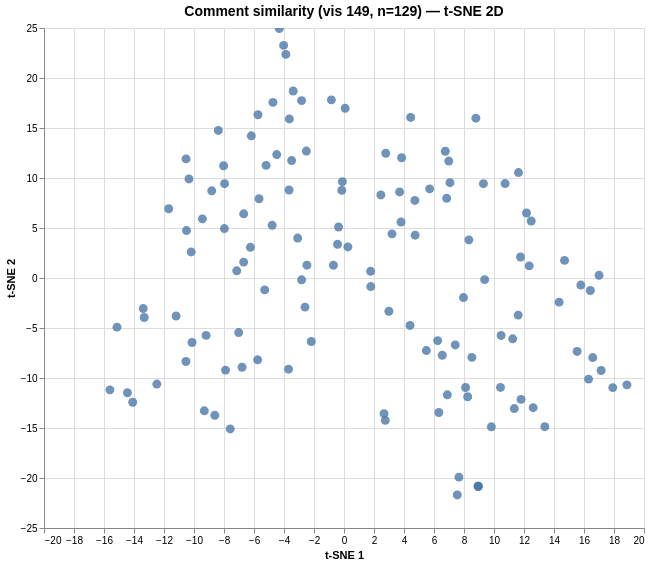

The Vega-Lite source for this figure:
### Vega specification from a JSON file in a GitHub repository (floating-point values rounded to 4 significant figures; data arrays with more than 128 entries replaced by an {"elided": "..."} marker saying what was removed)
{"$schema": "https://vega.github.io/schema/vega/v6.json", "data": [{"name": "param_1e9efca18e7a2868_store"}, {"name": "source_0", "values": {"elided": "129 records"}}, {"name": "source_0_x_domain_dim_1", "values": [{"min": -15.61, "max": 18.86}]}, {"name": "source_0_y_domain_dim_2", "values": [{"min": -21.7, "max": 24.95}]}], "signals": [{"name": "unit", "value": {}, "on": [{"events": "pointermove", "update": "isTuple(group()) ? group() : unit"}]}, {"name": "param_1e9efca18e7a2868", "update": "vlSelectionResolve(\"param_1e9efca18e7a2868_store\", \"union\")"}, {"name": "param_1e9efca18e7a2868_dim_1", "on": [{"events": [{"source": "view", "type": "dblclick"}], "update": "null"}, {"events": {"signal": "param_1e9efca18e7a2868_translate_delta"}, "update": "panLinear(param_1e9efca18e7a2868_translate_anchor.extent_x, -param_1e9efca18e7a2868_translate_delta.x / width)"}, {"events": {"signal": "param_1e9efca18e7a2868_zoom_delta"}, "update": "zoomLinear(domain(\"x\"), param_1e9efca18e7a2868_zoom_anchor.x, param_1e9efca18e7a2868_zoom_delta)"}]}, {"name": "param_1e9efca18e7a2868_dim_2", "on": [{"events": [{"source": "view", "type": "dblclick"}], "update": "null"}, {"events": {"signal": "param_1e9efca18e7a2868_translate_delta"}, "update": "panLinear(param_1e9efca18e7a2868_translate_anchor.extent_y, param_1e9efca18e7a2868_translate_delta.y / height)"}, {"events": {"signal": "param_1e9efca18e7a2868_zoom_delta"}, "update": "zoomLinear(domain(\"y\"), param_1e9efca18e7a2868_zoom_anchor.y, param_1e9efca18e7a2868_zoom_delta)"}]}, {"name": "param_1e9efca18e7a2868_tuple", "on": [{"events": [{"signal": "param_1e9efca18e7a2868_dim_1 || param_1e9efca18e7a2868_dim_2"}], "update": "param_1e9efca18e7a2868_dim_1 && param_1e9efca18e7a2868_dim_2 ? {unit: \"\", fields: param_1e9efca18e7a2868_tuple_fields, values: [param_1e9efca18e7a2868_dim_1,param_1e9efca18e7a2868_dim_2]} : null"}]}, {"name": "param_1e9efca18e7a2868_tuple_fields", "value": [{"field": "dim_1", "channel": "x", "type": "R"}, {"field": "dim_2", "channel": "y", "type": "R"}]}, {"name": "param_1e9efca18e7a2868_translate_anchor", "value": {}, "on": [{"events": [{"source": "scope", "type": "pointerdown"}], "update": "{x: x(unit), y: y(unit), extent_x: domain(\"x\"), extent_y: domain(\"y\")}"}]}, {"name": "param_1e9efca18e7a2868_translate_delta", "value": {}, "on": [{"events": [{"source": "window", "between": [{"source": "scope", "type": "pointerdown"}, {"source": "window", "type": "pointerup"}], "consume": true, "type": "pointermove"}], "update": "{x: param_1e9efca18e7a2868_translate_anchor.x - x(unit), y: param_1e9efca18e7a2868_translate_anchor.y - y(unit)}"}]}, {"name": "param_1e9efca18e7a2868_zoom_anchor", "on": [{"events": [{"source": "scope", "consume": true, "type": "wheel"}], "update": "{x: invert(\"x\", x(unit)), y: invert(\"y\", y(unit))}"}]}, {"name": "param_1e9efca18e7a2868_zoom_delta", "on": [{"events": [{"source": "scope", "consume": true, "type": "wheel"}], "update": "pow(1.001, event.deltaY * pow(16, event.deltaMode))", "force": true}]}, {"name": "param_1e9efca18e7a2868_modify", "on": [{"events": {"signal": "param_1e9efca18e7a2868_tuple"}, "update": "modify(\"param_1e9efca18e7a2868_store\", param_1e9efca18e7a2868_tuple, true)"}]}], "marks": [{"type": "symbol", "name": "marks", "from": {"data": "source_0"}, "encode": {"update": {"size": {"value": 80}, "opacity": {"value": 0.8}, "y": {"field": "dim_2", "scale": "y"}, "shape": {"value": "circle"}, "fill": {"value": "#4c78a8"}, "tooltip": {"signal": "{\"Comment #\": format(datum[\"index\"], \"\"), \"Comment\": isValid(datum[\"comment\"]) ? datum[\"comment\"] : \"\"+datum[\"comment\"]}"}, "x": {"field": "dim_1", "scale": "x"}}}, "style": ["circle"], "interactive": true, "clip": true}], "scales": [{"name": "x", "type": "linear", "domain": [{"signal": "(data(\"source_0_x_domain_dim_1\")[0] || {}).min"}, {"signal": "(data(\"source_0_x_domain_dim_1\")[0] || {}).max"}], "range": [0, {"signal": "width"}], "nice": true, "domainRaw": {"signal": "param_1e9efca18e7a2868[\"dim_1\"]"}, "zero": true}, {"name": "y", "type": "linear", "domain": [{"signal": "(data(\"source_0_y_domain_dim_2\")[0] || {}).min"}, {"signal": "(data(\"source_0_y_domain_dim_2\")[0] || {}).max"}], "range": [{"signal": "height"}, 0], "nice": true, "domainRaw": {"signal": "param_1e9efca18e7a2868[\"dim_2\"]"}, "zero": true}], "axes": [{"scale": "x", "grid": true, "labels": false, "zindex": 0, "orient": "bottom", "tickCount": {"signal": "ceil(width/40)"}, "aria": false, "minExtent": 0, "gridScale": "y", "domain": false, "ticks": false, "maxExtent": 0}, {"scale": "y", "gridScale": "x", "grid": true, "aria": false, "orient": "left", "tickCount": {"signal": "ceil(height/40)"}, "maxExtent": 0, "minExtent": 0, "domain": false, "ticks": false, "zindex": 0, "labels": false}, {"scale": "x", "orient": "bottom", "title": "t-SNE 1", "grid": false, "zindex": 0, "labelOverlap": true, "labelFlush": true, "tickCount": {"signal": "ceil(width/40)"}}, {"scale": "y", "tickCount": {"signal": "ceil(height/40)"}, "labelOverlap": true, "grid": false, "orient": "left", "title": "t-SNE 2", "zindex": 0}], "title": {"text": "Comment similarity (vis 149, n=129) — t-SNE 2D", "frame": "group", "fontSize": 14}, "style": "cell", "background": "white", "padding": 5, "width": 600, "height": 500}
